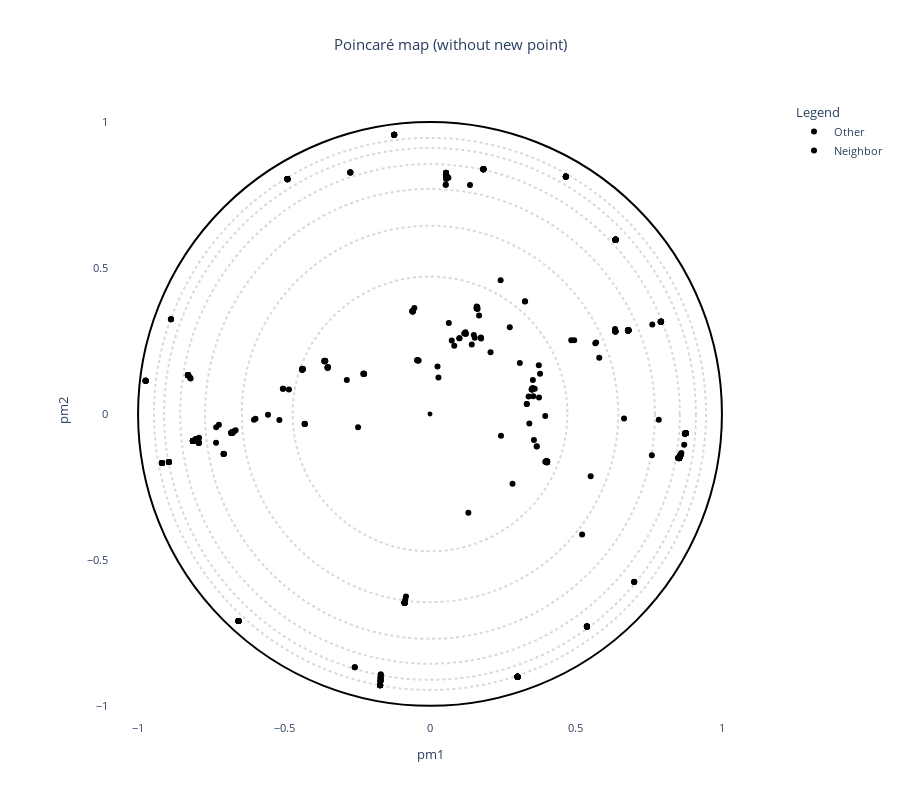
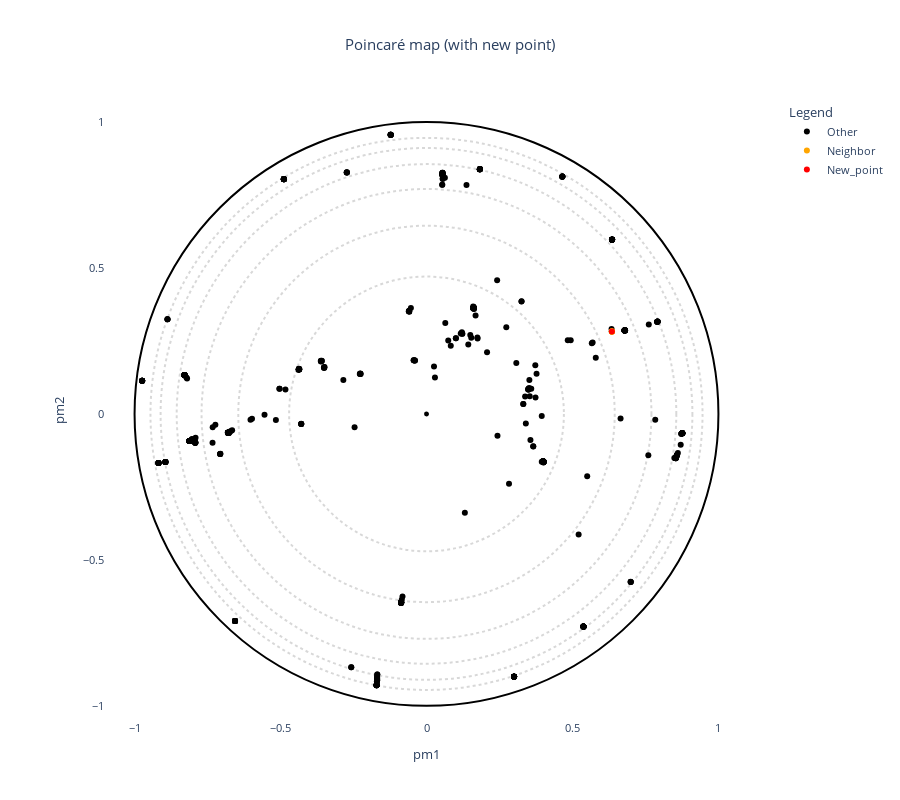

The code cell stored with these charts, in order, in its notebook:
### Markdown cell above
## Visualization

### Code cell
(
neighbor_indices, neighbor_pids) = ([], [])
try:
    neighbor_indices = [int(n.get('index')) for n in neighbors_used if n.get('index') is not None] if 'neighbors_used' in globals() else []
    neighbor_pids = [str(n.get('protein_id')) for n in neighbors_used if n.get('protein_id') is not None] if 'neighbors_used' in globals() else []
except Exception:
    neighbor_indices = []
    neighbor_pids = []

# Prepare highlight column on both embeddings (original and new)
for df_name in ('df_embedding', 'df_embedding_new'):
    if df_name not in globals():
        continue
    df = globals()[df_name]
    # default category
    df['Legend'] = 'Other'
    # mark neighbors by index when available and valid
    if len(neighbor_indices) > 0:
        valid_idx = [i for i in neighbor_indices if i is not None and 0 <= int(i) < len(df)]
        if len(valid_idx) > 0:
            df.loc[df.index.isin(valid_idx), 'Legend'] = 'Neighbor'
    # fallback: mark neighbors by proteins_id if embedding has that column
    if 'proteins_id' in df.columns and len(neighbor_pids) > 0:
        mask2 = df['proteins_id'].astype(str).isin(neighbor_pids)
        df.loc[mask2, 'Legend'] = 'Neighbor'
    # mark new point in the augmented embedding (if present and proteins_id available)
    if df_name == 'df_embedding_new' and 'new_id' in globals() and 'proteins_id' in df.columns:
        df.loc[df['proteins_id'].astype(str) == str(new_id), 'Legend'] = 'New_point'
    # assign back to globals so downstream code sees the column
    globals()[df_name] = df

# Build a palette that includes our categories (neighbors + new point)
palette = {'Neighbor': 'black', 'New_point': 'black', 'Other': 'black'}
palette2 = {'Neighbor': 'orange', 'New_point': 'red', 'Other': 'black'}

# Plot without the new point (df_embedding)
if 'df_embedding' in globals():
    fig = plot_embedding_interactive(df_embedding, labels_name='Legend', color_palette=palette, title='Poincaré map (without new point)', fontsize=11)
    fig.show()

# Plot with the new point (df_embedding_new)
if 'df_embedding_new' in globals():
    fig2 = plot_embedding_interactive(df_embedding_new, labels_name='Legend', color_palette=palette2, title='Poincaré map (with new point)', fontsize=11)
    fig2.show()

### Figure 1 — Plotly figure (JSON) as saved in the notebook; plotly's stock layout.template omitted (floating-point values rounded to 4 significant figures; data arrays with more than 128 entries replaced by an {"elided": "..."} marker saying what was removed)
{"data": [{"customdata": {"elided": "488x20 mixed values"}, "hovertemplate": "<b>%{hovertext}</b><br><br>Legend=%{customdata[19]}<br>pm1=%{x}<br>pm2=%{y}<br>proteins_id=%{customdata[0]}<br>1_Group=%{customdata[1]}<br>2_Gene=%{customdata[2]}<br>3_HGNC=%{customdata[3]}<br>4_Uni_entry=%{customdata[4]}<br>5_Uni_acc=%{customdata[5]}<br>6_Domain_begin=%{customdata[6]}<br>7_Domain_end=%{customdata[7]}<br>8_Domain_length=%{customdata[8]}<br>9_Largest_insert_length=%{customdata[9]}<br>10_PDB_validation=%{customdata[10]}<br>11_Conformational_state=%{customdata[11]}<br>12_Dihedral_state=%{customdata[12]}<br>13_Group_in_Uni=%{customdata[13]}<br>14_Group_in_Manning=%{customdata[14]}<br>15_Synonymn=%{customdata[15]}<br>evo_distance=%{customdata[16]}<br>decile_domain=%{customdata[17]}<br>small_cluster=%{customdata[18]}<extra></extra>", "hovertext": {"elided": "488 str values"}, "legendgroup": "Other", "marker": {"color": "black", "symbol": "circle"}, "mode": "markers", "name": "Other", "orientation": "v", "showlegend": true, "type": "scatter", "x": {"elided": "488 float values"}, "xaxis": "x", "y": {"elided": "488 float values"}, "yaxis": "y"}, {"customdata": {"elided": "9x20 mixed values"}, "hovertemplate": "<b>%{hovertext}</b><br><br>Legend=%{customdata[19]}<br>pm1=%{x}<br>pm2=%{y}<br>proteins_id=%{customdata[0]}<br>1_Group=%{customdata[1]}<br>2_Gene=%{customdata[2]}<br>3_HGNC=%{customdata[3]}<br>4_Uni_entry=%{customdata[4]}<br>5_Uni_acc=%{customdata[5]}<br>6_Domain_begin=%{customdata[6]}<br>7_Domain_end=%{customdata[7]}<br>8_Domain_length=%{customdata[8]}<br>9_Largest_insert_length=%{customdata[9]}<br>10_PDB_validation=%{customdata[10]}<br>11_Conformational_state=%{customdata[11]}<br>12_Dihedral_state=%{customdata[12]}<br>13_Group_in_Uni=%{customdata[13]}<br>14_Group_in_Manning=%{customdata[14]}<br>15_Synonymn=%{customdata[15]}<br>evo_distance=%{customdata[16]}<br>decile_domain=%{customdata[17]}<br>small_cluster=%{customdata[18]}<extra></extra>", "hovertext": ["Neighbor", "Neighbor", "Neighbor", "Neighbor", "Neighbor", "Neighbor", "Neighbor", "Neighbor", "Neighbor"], "legendgroup": "Neighbor", "marker": {"color": "black", "symbol": "circle"}, "mode": "markers", "name": "Neighbor", "orientation": "v", "showlegend": true, "type": "scatter", "x": [0.6353, 0.635, 0.6353, 0.6351, 0.6348, 0.8538, 0.1603, -0.1226, -0.7232], "xaxis": "x", "y": [0.2825, 0.2822, 0.2823, 0.2823, 0.2821, -0.1514, 0.3617, 0.9559, -0.03727], "yaxis": "y"}], "layout": {"font": {"size": 11}, "height": 800, "legend": {"title": {"text": "Legend"}, "tracegroupgap": 0}, "plot_bgcolor": "rgba(0, 0, 0, 0)", "shapes": [{"line": {"color": "black", "dash": "dot"}, "opacity": 0.15, "type": "circle", "x0": -0.4706, "x1": 0.4706, "y0": -0.4706, "y1": 0.4706}, {"line": {"color": "black", "dash": "dot"}, "opacity": 0.15, "type": "circle", "x0": -0.6447, "x1": 0.6447, "y0": -0.6447, "y1": 0.6447}, {"line": {"color": "black", "dash": "dot"}, "opacity": 0.15, "type": "circle", "x0": -0.7705, "x1": 0.7705, "y0": -0.7705, "y1": 0.7705}, {"line": {"color": "black", "dash": "dot"}, "opacity": 0.15, "type": "circle", "x0": -0.8557, "x1": 0.8557, "y0": -0.8557, "y1": 0.8557}, {"line": {"color": "black", "dash": "dot"}, "opacity": 0.15, "type": "circle", "x0": -0.9108, "x1": 0.9108, "y0": -0.9108, "y1": 0.9108}, {"line": {"color": "black", "dash": "dot"}, "opacity": 0.15, "type": "circle", "x0": -0.9455, "x1": 0.9455, "y0": -0.9455, "y1": 0.9455}, {"line": {"color": "Black"}, "type": "circle", "x0": -1, "x1": 1, "xref": "x", "y0": -1, "y1": 1, "yref": "y"}, {"fillcolor": "Black", "line": {"color": "Black"}, "type": "circle", "x0": -0.005, "x1": 0.005, "xref": "x", "y0": -0.005, "y1": 0.005, "yref": "y"}], "title": {"text": "Poincaré map (without new point)", "x": 0.5}, "xaxis": {"anchor": "y", "constrain": "domain", "domain": [0, 1], "range": [-1.1, 1.1], "title": {"text": "pm1"}}, "yaxis": {"anchor": "x", "domain": [0, 1], "scaleanchor": "x", "scaleratio": 1, "title": {"text": "pm2"}}, "yaxis2": {"layer": "below traces", "matches": "y", "overlaying": "y"}}}

### Figure 2 — Plotly figure (JSON) as saved in the notebook; plotly's stock layout.template omitted (floating-point values rounded to 4 significant figures; data arrays with more than 128 entries replaced by an {"elided": "..."} marker saying what was removed)
{"data": [{"customdata": {"elided": "492x2 str values"}, "hovertemplate": "<b>%{hovertext}</b><br><br>Legend=%{customdata[1]}<br>pm1=%{x}<br>pm2=%{y}<br>proteins_id=%{customdata[0]}<extra></extra>", "hovertext": {"elided": "492 str values"}, "legendgroup": "Other", "marker": {"color": "black", "symbol": "circle"}, "mode": "markers", "name": "Other", "orientation": "v", "showlegend": true, "type": "scatter", "x": {"elided": "492 float values"}, "xaxis": "x", "y": {"elided": "492 float values"}, "yaxis": "y"}, {"customdata": [["71", "Neighbor"], ["72", "Neighbor"], ["73", "Neighbor"], ["74", "Neighbor"], ["79", "Neighbor"]], "hovertemplate": "<b>%{hovertext}</b><br><br>Legend=%{customdata[1]}<br>pm1=%{x}<br>pm2=%{y}<br>proteins_id=%{customdata[0]}<extra></extra>", "hovertext": ["Neighbor", "Neighbor", "Neighbor", "Neighbor", "Neighbor"], "legendgroup": "Neighbor", "marker": {"color": "orange", "symbol": "circle"}, "mode": "markers", "name": "Neighbor", "orientation": "v", "showlegend": true, "type": "scatter", "x": [0.6353, 0.635, 0.6353, 0.6351, 0.6348], "xaxis": "x", "y": [0.2825, 0.2822, 0.2823, 0.2823, 0.2821], "yaxis": "y"}, {"customdata": [["New_point", "New_point"]], "hovertemplate": "<b>%{hovertext}</b><br><br>Legend=%{customdata[1]}<br>pm1=%{x}<br>pm2=%{y}<br>proteins_id=%{customdata[0]}<extra></extra>", "hovertext": ["New_point"], "legendgroup": "New_point", "marker": {"color": "red", "symbol": "circle"}, "mode": "markers", "name": "New_point", "orientation": "v", "showlegend": true, "type": "scatter", "x": [0.6351], "xaxis": "x", "y": [0.2823], "yaxis": "y"}], "layout": {"font": {"size": 11}, "height": 800, "legend": {"title": {"text": "Legend"}, "tracegroupgap": 0}, "plot_bgcolor": "rgba(0, 0, 0, 0)", "shapes": [{"line": {"color": "black", "dash": "dot"}, "opacity": 0.15, "type": "circle", "x0": -0.4706, "x1": 0.4706, "y0": -0.4706, "y1": 0.4706}, {"line": {"color": "black", "dash": "dot"}, "opacity": 0.15, "type": "circle", "x0": -0.6447, "x1": 0.6447, "y0": -0.6447, "y1": 0.6447}, {"line": {"color": "black", "dash": "dot"}, "opacity": 0.15, "type": "circle", "x0": -0.7705, "x1": 0.7705, "y0": -0.7705, "y1": 0.7705}, {"line": {"color": "black", "dash": "dot"}, "opacity": 0.15, "type": "circle", "x0": -0.8557, "x1": 0.8557, "y0": -0.8557, "y1": 0.8557}, {"line": {"color": "black", "dash": "dot"}, "opacity": 0.15, "type": "circle", "x0": -0.9108, "x1": 0.9108, "y0": -0.9108, "y1": 0.9108}, {"line": {"color": "black", "dash": "dot"}, "opacity": 0.15, "type": "circle", "x0": -0.9455, "x1": 0.9455, "y0": -0.9455, "y1": 0.9455}, {"line": {"color": "Black"}, "type": "circle", "x0": -1, "x1": 1, "xref": "x", "y0": -1, "y1": 1, "yref": "y"}, {"fillcolor": "Black", "line": {"color": "Black"}, "type": "circle", "x0": -0.005, "x1": 0.005, "xref": "x", "y0": -0.005, "y1": 0.005, "yref": "y"}], "title": {"text": "Poincaré map (with new point)", "x": 0.5}, "xaxis": {"anchor": "y", "constrain": "domain", "domain": [0, 1], "range": [-1.1, 1.1], "title": {"text": "pm1"}}, "yaxis": {"anchor": "x", "domain": [0, 1], "scaleanchor": "x", "scaleratio": 1, "title": {"text": "pm2"}}, "yaxis2": {"layer": "below traces", "matches": "y", "overlaying": "y"}}}
